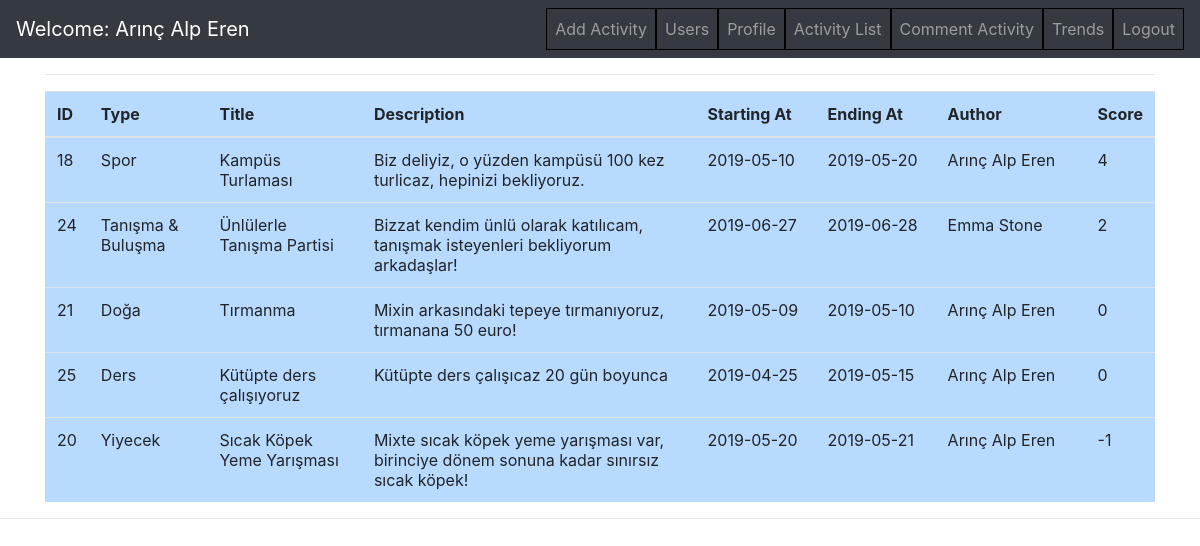
/project/Trending.php (signed in), run on the app's committed database.
### tables this page shows
CREATE TABLE `activity` (
  `ID` int(11) NOT NULL,
  `Type` varchar(255) NOT NULL,
  `Title` varchar(255) NOT NULL,
  `Description` varchar(500) NOT NULL,
  `Start` date NOT NULL,
  `End` date NOT NULL,
  `Activity_By` varchar(255) NOT NULL,
  `Likes` int(11) NOT NULL,
  `Dislikes` int(11) NOT NULL,
  `Score` int(11) NOT NULL
);

CREATE TABLE `users` (
  `ID` int(11) NOT NULL,
  `Firstname` varchar(255) NOT NULL,
  `Surname` varchar(255) NOT NULL,
  `Username` varchar(255) NOT NULL,
  `Email` varchar(255) NOT NULL,
  `Birthdate` date NOT NULL,
  `Department` varchar(255) NOT NULL,
  `Password` varchar(255) NOT NULL,
  `Photo` varchar(255) NOT NULL,
  `Admin` int(11) NOT NULL
);

### project/Trending.php (the view, shortened to what this page needs)
<?php
	include_once ("DbConnection.php");
	$Firstname=$_SESSION['loggeduser_firstname'];
	$Surname=$_SESSION['loggeduser_surname'];
	$Admin = $_SESSION['loggeduser_admin'];
?>
<head>
    <link rel="stylesheet" href="https://cdnjs.cloudflare.com/ajax/libs/twitter-bootstrap/4.0.0/css/bootstrap.min.css">
</head>
<body>
<nav class="navbar navbar-dark bg-dark navbar-expand-lg">
    <a class="navbar-brand" href="http://localhost:8080/project/Home.php">
        <?php
            echo 'Welcome: '.$Firstname.' '.$Surname;
        ?>
    </a>
    <div class="collapse navbar-collapse" id="navbarSupportedContent">
        <ul class="nav navbar-nav ml-auto">
            <?php
				if($Admin==1)
				{
					echo'
							<li class="nav-item"><a class="nav-link" href="http://localhost:8080/project/AddActivity.php">Add Activity</a></li>
							<li class="nav-item"><a class="nav-link" href="http://localhost:8080/project/ListAllUsers.php">Users</a></li>
						';
				}
				echo'
						<li class="nav-item"><a class="nav-link" href="http://localhost:8080/project/Profile.php">Profile</a></li>
                        <li class="nav-item"><a class="nav-link" href="http://localhost:8080/project/ActivityList.php">Activity List</a></li>
                        <li class="nav-item"><a class="nav-link" href="http://localhost:8080/project/VoteActivity.php">Comment Activity</a></li>
						<li class="nav-item"><a class="nav-link" href="http://localhost:8080/project/Trending.php">Trends</a></li>
						<li class="nav-item"><a class="nav-link" href="http://localhost:8080/project/Logout.php">Logout</a></li>
					';
            ?>
        </ul>
    </div>
</nav>
<div class="container">
            <table class="table table-primary">
                <thead>
                <tr>
                    <th>ID</th>
                    <th>Type</th>
                    <th>Title</th>
                    <th>Description</th>
                    <th>Starting At</th>
                    <th>Ending At</th>
                    <th>Author</th>
                    <th>Score</th>
                </tr>
                </thead>
                <tbody>
                <?php
					$select="SELECT * FROM activity ORDER BY Score DESC";
					$query=mysqli_query($DB_Connection,$select);
					echo "<hr><tr>";
					while($result=mysqli_fetch_array($query,MYSQLI_NUM))
					{
                        $select1 = "SELECT Firstname , Surname FROM users WHERE ID =".$result[6].";";
                        $query2 = mysqli_query($DB_Connection,$select1);
                        $rowrow = mysqli_fetch_array($query2,MYSQLI_NUM);
                        $Author = $rowrow[0].' '.$rowrow[1];
                        echo"
							<tr>
							<td>".$result[0]."</td>
							<td>".$result[1]."</td>
							<td>".$result[2]."</td>
                            <td>".$result[3]."</td>
                            <td width=120>".$result[4]."</td>
							<td width=120>".$result[5]."</td>
							<td width=150>".$Author."</td>
                            <td>".$result[9]."</td>
							</tr>
                            ";
                    }
                ?>
                </tbody>
            </table>
        </div><hr>
        </body>

### project/Trending.php (style rules this page uses)
li { list-style-position:inside; border: 1px solid black; }

### data on the page
activity: ID "18", Type "Spor", Title "Kampüs Turlaması", Description "Biz deliyiz, o yüzden kampüsü 100 kez turlicaz, hepinizi bekliyoruz.", Start "2019-05-10", End "2019-05-20", users.Firstname+Surname "Arınç Alp Eren", Score "4"
activity: ID "24", Type "Tanışma & Buluşma", Title "Ünlülerle Tanışma Partisi", Description "Bizzat kendim ünlü olarak katılıcam, tanışmak isteyenleri bekliyorum arkadaşlar!", Start "2019-06-27", End "2019-06-28", users.Firstname+Surname "Emma Stone", Score "2"
activity: ID "21", Type "Doğa", Title "Tırmanma", Description "Mixin arkasındaki tepeye tırmanıyoruz, tırmanana 50 euro!", Start "2019-05-09", End "2019-05-10", users.Firstname+Surname "Arınç Alp Eren", Score "0"
activity: ID "25", Type "Ders", Title "Kütüpte ders çalışıyoruz", Description "Kütüpte ders çalışıcaz 20 gün boyunca", Start "2019-04-25", End "2019-05-15", users.Firstname+Surname "Arınç Alp Eren", Score "0"
activity: ID "20", Type "Yiyecek", Title "Sıcak Köpek Yeme Yarışması", Description "Mixte sıcak köpek yeme yarışması var, birinciye dönem sonuna kadar sınırsız sıcak köpek!", Start "2019-05-20", End "2019-05-21", users.Firstname+Surname "Arınç Alp Eren", Score "-1"

### other printed values
$Firstname "Arınç Alp"
$Surname "Eren"
